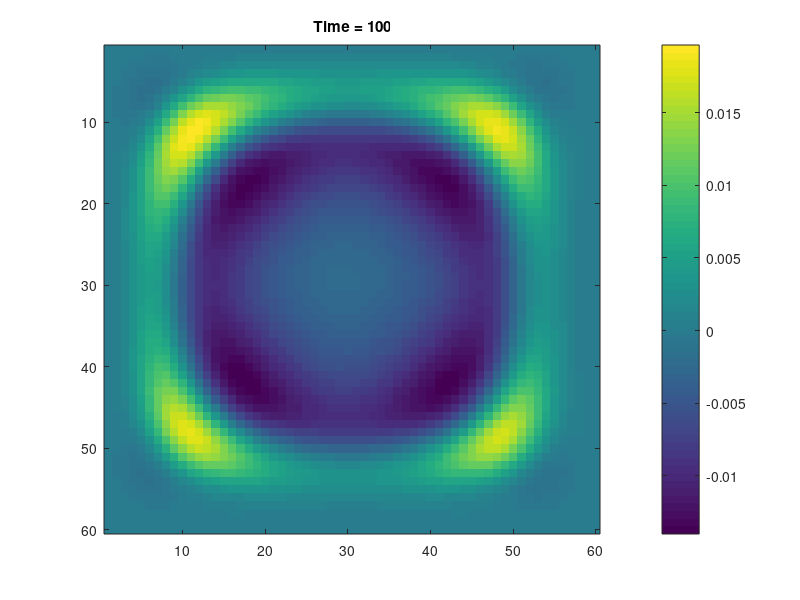

The MATLAB source for this figure:
%%%%%_______________PML(Perfectly Matched Layer)_using_FDTD__________%%%%%%%
%_________________________SOUGATA_CHATTERJEE________________________________
%%%%%%%%%_________________SAMEER_KOLKATA_CENTER___________________%%%%%%%%%
%%%%%%%%%%%%%%%%%%%%%%%%________02/03/2011_________%%%%%%%%%%%%%
ie=60;
je=60;
ic=fix(ie/2);
jc=fix(je/2);
epsz=8.8e-12;
ddx=0.1;
dt=ddx/6e8;
%%%%%%-----Time_interval-----------%%%%%%%%%%%%
nsteps=100;
%%%%%%-----Time_interval-----------%%%%%%%%%%%%
ez=zeros(ie,je);
dz=zeros(ie,je);
hy=zeros(ie,je);
ihx=zeros(ie,je);
ihy=zeros(ie,je);
hx=zeros(ie,je);
ga=ones(ie,je);
%%%%%%-----wave_specification-----------%%%%%%%%%%%%
t0=40.0;
spread=15.0;
%------------calculated the PML parameter---------------
    gi2=ones(ie);
    gi3=ones(ie);
    fi1=zeros(ie);
    fi2=ones(ie);
    fi3=ones(ie);
    gj2=ones(ie);
    gj3=ones(ie);
    fj1=zeros(ie);
    fj2=ones(ie);
    fj3=ones(ie);
    
npml=20;
for i=1:npml
    xnum=npml-i;
    xd=npml;
    xxn=xnum/xd;
    xn=0.33*((xxn)^3);
    gj2(i)=1.0/(1.0+xn);
    gi2(ie-1-i)=1.0/(1.0+xn);
    gi3(i)=(1.0-xn)/(1.0+xn);
    gi3(ie-i-1)=(1.0-xn)/(1.0+xn);
    xxn=(xnum-0.5)/xd;
    xn=0.25*((xxn)^3);
    fi1(i)=xn;
    fi1(ie-2-i)=xn;
    fi2(i)=1.0/(1.0+xn);
    fi2(ie-2-i)=1.0/(1.0+xn);
    fi3(i)=(1.0-xn)/(1.0+xn);
    fi3(ie-2-i)=(1.0-xn)/(1.0+xn);
end
for j=1:npml
    xnum=npml-j;
    xd=npml;
    xxn=xnum/xd;
    xn=0.33*((xxn)^3);
    gj2(j)=1.0/(1.0+xn);
    gi2(je-1-j)=1.0/(1.0+xn);
    gj3(j)=(1.0-xn)/(1.0+xn);
    gj3(je-j-1)=(1.0-xn)/(1.0+xn);
    xxn=(xnum-0.5)/xd;
    xn=0.25*((xxn)^3);
    fj1(j)=xn;
    fj1(je-2-j)=xn;
    fj2(j)=1.0/(1.0+xn);
    fj2(je-2-j)=1.0/(1.0+xn);
    fj3(j)=(1.0-xn)/(1.0+xn);
    fj3(je-2-j)=(1.0-xn)/(1.0+xn);
end
T=0;
%%%%%%------------Main Loop Begins----------------%%%%%%%%%%%%
for n=1:nsteps %#ok<ALIGN>
    T=T+1;
    
    for j=2:je
        for i=2:ie
            dz(i,j)=gi3(i)*gj3(j)*dz(i,j)+gi2(i)*gj2(j)*0.5*(hy(i,j)-hy(i-1,j)-hx(i,j)+hx(i,j-1));
        end
    end
   
     pulse=-2.0*((t0-T)./spread).*exp(-1.*((t0-T)./spread)^2);
%     pulse=exp(-1.*((t0-T)./spread)^2);
    dz(ic,jc)=dz(ic,jc)+pulse;
    for j=2:je
        for i=2:ie
            ez(i,j)=ga(i,j).*dz(i,j);
        end
    end
%%%%%%-----ABC-----------%%%%%%%%%%%%
  for j=1:je-1
     ez(1,j)=0;
     ez(ie-1,j)=0;
  end
 for i=1:ie-1
     ez(i,1)=0;
     ez(i,je-1)=0;
 end     
 %%%%%%-----ABC-----------%%%%%%%%%%%%
    for j=1:je-1
        for i=1:ie-1
            curl_e=ez(i,j)-ez(i,j+1);
            ihx(i,j)=ihx(i,j)+fi1(i)*curl_e;
            hx(i,j)=fj3(j)*hx(i,j)+fj2(j)*0.5*(curl_e+ihx(i,j));
        end
    end
       
     for j=1:je-1
        for i=1:ie-1
            curl_e=ez(i+1,j)-ez(i,j);
            ihy(i,j)=ihy(i,j)+fj1(j)*curl_e;
            hy(i,j)=fi3(i)*hy(i,j)+fi2(i)*0.5*(curl_e+ihy(i,j));
        end
    end
 imagesc(ez);
 title(['Time = ',num2str(n)]);
 colorbar
 pause(0.02);
end